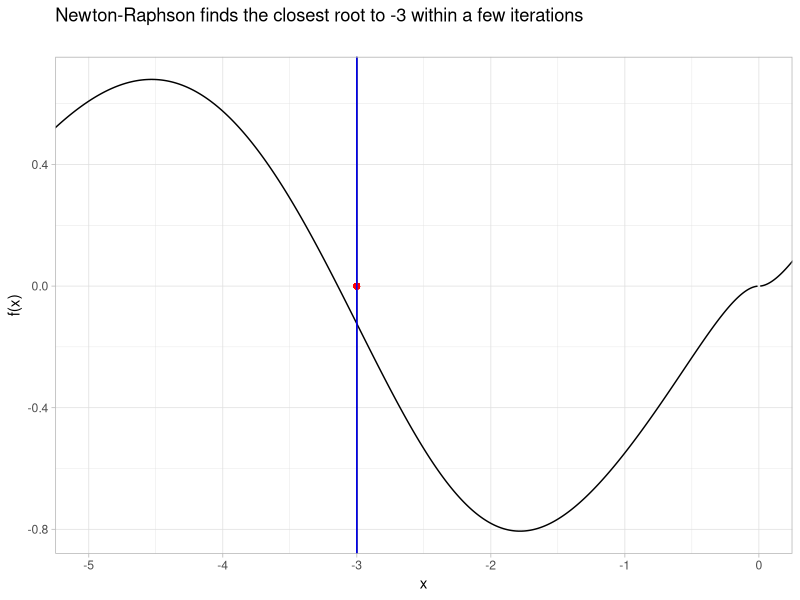

Here is the R script that generated this plot:
# HW9: Implement Newton-Raphson and observe on a function
#
# In this exercise, you will implement the Newton-Raphson algorithm from
# scratch and use it to find the roots - values for which the function is
# zero - of a real-valued function.
#
# 1. Implement a function that takes in a real number `x` and returns
#    `exp(x*x/(x*x + 2*x + 5))*tanh(x)*sin(x)/(x*(1 + .5/abs(x)))` and call it
#    `f`.
## Do not modify this line!

f<-function(x){
  exp(x*x/(x*x + 2*x + 5))*tanh(x)*sin(x)/(x*(1 + .5/abs(x)))
}

# 2. Load the `tibble`, `dplyr` and `ggplot2` packages.
#    Plot the graph of `f` for values between `-30` and `30` (points separated
#    by a step of `0.01`) and assign it to `f_plot`.
#    To do so, you can:
#    - create a tibble with `x` points between `-30` and `30` with a step size
#      of `0.01`, using `tibble()` and `seq()`,
#    - add a column with values `f(x)` using `mutate()` and `f()`,
#    - call `ggplot()` on the tibble,
#    - add `geom_line()`,
#    - add a blue vertical line of equation `x = -3` using `geom_vline()`,
#    - add the following labels (using `labs()`):
#      - `y = "f(x)"`,
#      - `title = "Graph of f"`,
#      - `subtitle = "There are many roots, including one near -3"`
#    - add `theme_light()`
## Do not modify this line!

library(tibble)
library(dplyr)
library(ggplot2)
f_plot<-tibble(x=seq(-30,30,0.01))%>%
  mutate(f(x))%>%
  ggplot(aes(x,f(x)))+
  geom_line()+
  geom_vline(xintercept  = -3)+
  labs(y = "f(x)",
       title = "Graph of f",
       subtitle = "There are many roots, including one near -3")+
  theme_light()

# 3. The Newton-Raphson method produces successive approximations to the roots
#    of a real-valued function. The most basic version starts with an initial
#    guess `x_0` and generates successive points `x_i` such that
#    `x_(i+1) = x_i - f(x_i) / f'(x_i)` until a convergence criterion has been
#    met or a number of iterations has been reached. We might not have access
#    to the derivative `f'` in some cases, so we will approximate `f'(x)` by
#    `(f(x + h) - f(x)) / h` for small `h`.
#    Do the following:
#    - load the `purrr` package,
#    - assign value `1e-7` to variable `h`.
#    - write one step of the Newton-Raphson algorithm. It should be a function
#      called `one_step` that takes in arguments, `f`, `x` (for `x_i`) and
#      `h` and returns the next value `x_(i+1)` using the recursive formula
#      and the approximation of the derivative above.
#    - write a function that runs several steps and returns a tibble with the
#      values obtained at each step. It should take in arguments `f`, `x`, `h`
#      and `n_iterations` (the number of times to call `one_step()`). Call it
#      `multi_step()`. To write its body, you can do the following:
#      - call `accumulate()`, on `n_iterations` replicas of `h`, function
#        `one_step()`, `f = f` and `init = x`,
#      - pass the result tibble to `enframe()` to output a tibble with two
#        columns (`step` and `x`) as below.
#    the call `multi_step(f, 1, h, 2)` should return:
#    # A tibble: 3 x 2
#       step      x
#      <int>  <dbl>
#    1     1  1
#    2     2 -0.400
#    3     3 -0.130
## Do not modify this line!

library(purrr)
h<-1e-7
one_step<-function(f,x,h){
  df<-(f(x + h) - f(x)) / h
  x - f(x) / df
}
multi_step<-function(f,x,h,n_iterations){
  t<-accumulate(rep(h,n_iterations),function(x,h)one_step(f,x,h),.init = x)
  enframe(t,name = 'step',value = 'x')
}
multi_step(f, 1, h, 2)
# 4. Load the `tidyr` package.
#    Create a tibble storing the output of the first 2 iterations of the
#    Newton-Raphson algorithm starting with initial guesses `seq(-7, 7, 2)`,
#    `f` and `h` defined in previous questions. Assign the resulting tibble to
#    `newton_steps_tibble`.
#    To do so, you can:
#    - create a tibble with columns `start = seq(-7, 7, 2)` and `steps`
#      using `tibble()`. `steps` should contain nested tibbles created by
#      `multi_step()` with `f`, `h` and `n_iterations = 1` (you can create the
#      nested tibbles from the `start` column using `map()`),
#    - unnest `steps` using `unnest()`,
#    - use `mutate()` to:
#      - add a column `f` containing the values `f(x)`,
#      - turn `step` and `start` into factors
#    `newton_steps_tibble` should print to:
#    # A tibble: 24 x 4
#       start step      x             f
#       <fct> <fct> <dbl>         <dbl>
#     1 -7    1     -7    -0.298
#     2 -7    2     -6.00  0.151
#     3 -7    3     -6.28  0.00295
#     4 -5    1     -5     0.608
#     5 -5    2     -7.09 -0.325
#     6 -5    3     -5.84  0.232
#     7 -3    1     -3    -0.124
#     8 -3    2     -3.14 -0.000706
#     9 -3    3     -3.14 -0.0000000627
#    10 -1    1     -1    -0.549
#    # … with 14 more rows
## Do not modify this line!

library(tidyr)
newton_steps_tibble<-tibble(start = seq(-7, 7, 2))%>%
  mutate(steps = map(start,~multi_step(f,.x,h,n_iterations = 2)))%>%
  unnest(steps)%>%
  mutate(f=f(x),
         step=as.factor(step),
         start=as.factor(start))
newton_steps_tibble
# 5. Create a plot showing the first 2 iterations of the Newton-Raphson
#    algorithm starting with initial guesses `seq(-7, 7, pi)`, `f` and `h`
#    defined in previous questions. Points corresponding to each iteration
#    should have a different color. Assign the resulting plot to
#    `newton_steps_plot`.
#    To do so, you can:
#    - call `ggplot()` on `newton_steps_tibble` with aesthetic `(x, f)`,
#    - add `stat_function` with `fun = f`,
#    - add `geom_point()` to show each point of `size = 2` and color them by
#      `step`,
#    - add `geom_hline()` with an `alpha` of `0.2` to show the reference `y=0`
#      line with a bit of transparency,
#    - facet the plot by `start` using `facet_wrap()`
#    - add the following labels (using `labs()`):
#      - `y = "f(x)"`,
#      - `title = "The points get closer to roots of f as steps increase"``
#    - add `theme_light()`
## Do not modify this line!

newton_steps_plot<-ggplot(data=newton_steps_tibble,aes(x=x,y=f))+
  stat_function(fun = f)+
  geom_point(size = 2,aes(color=step))+
  geom_hline(yintercept =0,alpha=0.2)+
  facet_wrap(~start)+
  labs(y = "f(x)",
       title = "The points get closer to roots of f as steps increase")+
  theme_light()

# 6. Write the complete `newton_raphson` function with arguments `f`, `x_0`
#    (float initial guess), `h` and `n_iterations` where `h` is passed default
#    value `1e-7` and `n_iterations` is passed default value `5`.
#    Starting with `i = 1`, while `i <= n_iterations`, the function should call
#    `one_step()` and create the successive guesses, returning the final one.
## Do not modify this line!

newton_raphson<-function(f,x_0,h=1e-7,n_iterations=5){
  i<-1
  x<-x_0
  while(i <= n_iterations){
    x<-one_step(f,x,h)
    i<-i+1
  }
  return(x)
}

# 7. Use `newton_raphson` on `f` with initial value `-3` and assign the result
#    to `root`.
#    Check that `f(root)` is sufficiently close to zero by checking
#    that the absolute value of `f(root)` is smaller than `1e-8` and assign the
#    result of this evaluation to boolean variable `is_zero` (it should be `TRUE`)
## Do not modify this line!

root<-newton_raphson(f,-3)
is_zero<-f(root)<1e-8
is_zero
# 8. Add the root to `f_plot` and assign the resulting plot to
#    `plot_with_root`. Modify the scale to visualize it more clearly.
#    To do so, you can:
#    - starting with `f_plot`, add the point corresponding to `root` of using
#      `geom_point()` with `colour = "red"`,
#    - use `coord_cartesian(xlim=...)` to restrict shown x values between -5
#      and 0,
#    - add a blue vertical line of equation `x = -3` using `geom_vline()`,
#    - replace the title from `f_plot` with
#      `"Newton-Raphson finds the closest root to -3 within a few iterations"`
#      and remove the `subtitle`, using `labs()`
#
## Do not modify this line!

plot_with_root<-f_plot+
  geom_point(aes(x=-3,y=f(root)),colour ="red")+
  coord_cartesian(xlim=c(-5, 0))+
  geom_vline(xintercept  = -3,color='blue')+
  labs(title="Newton-Raphson finds the closest root to -3 within a few iterations",
       subtitle = "")+
  theme_light()
plot_with_root